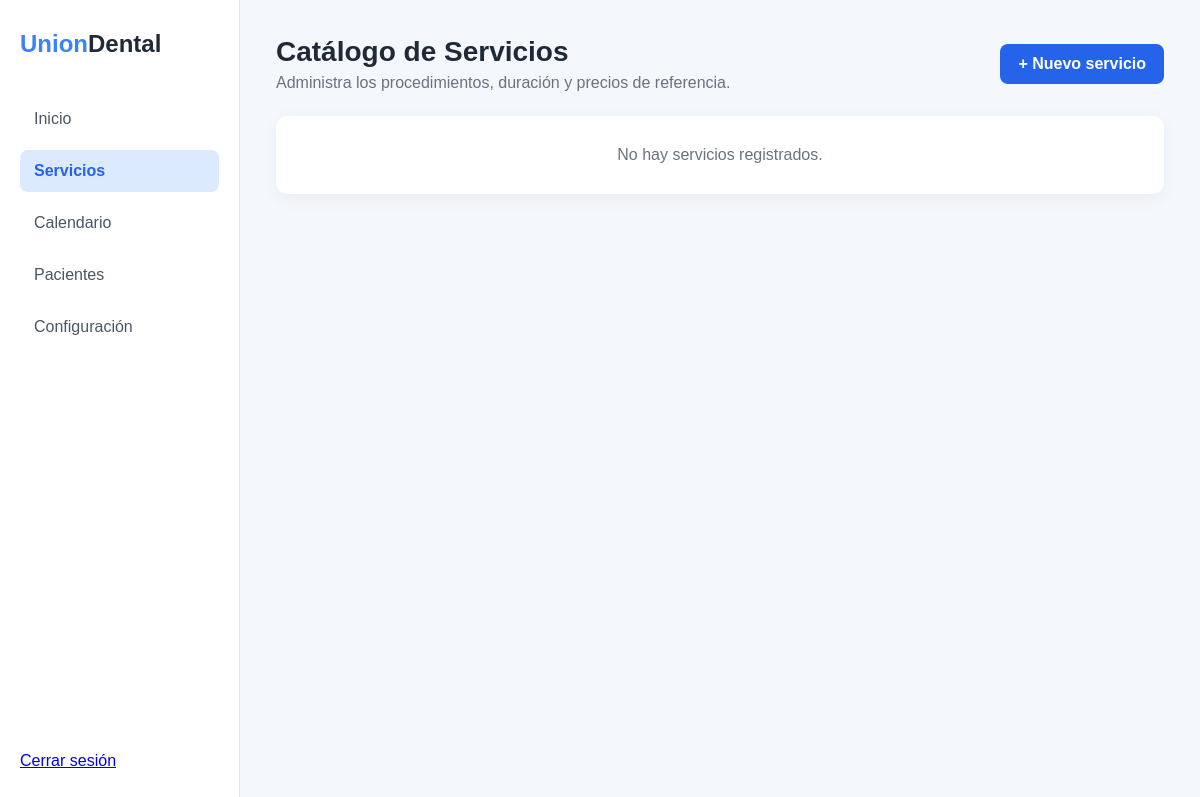
The page /src/public/index.php?url=servicio/index (signed in) on the database as committed earlier.
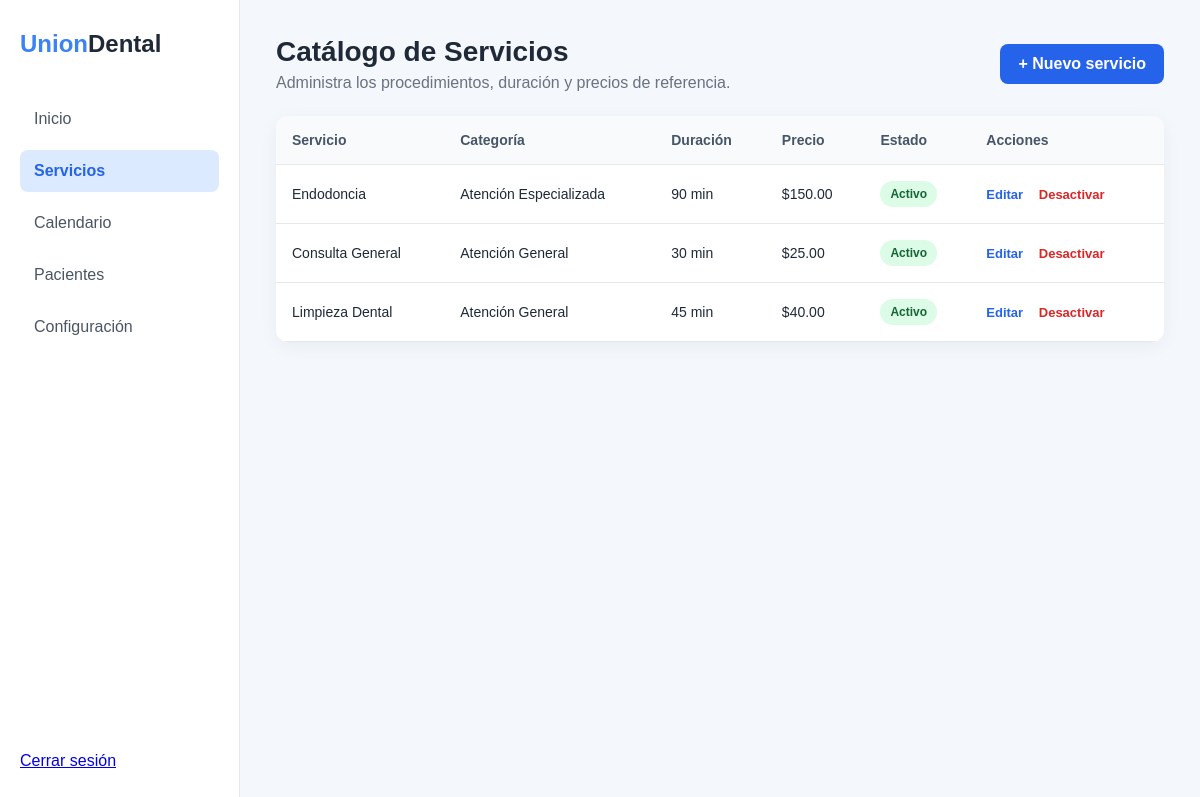
The same page on the database as committed later.
### tables this page shows
CREATE TABLE IF NOT EXISTS servicios (
    id_servicio INT AUTO_INCREMENT PRIMARY KEY,
    id_categoria INT NOT NULL,
    nombre VARCHAR(120) NOT NULL,
    descripcion TEXT NULL,
    duracion_minutos INT NOT NULL DEFAULT 30,
    precio_ref DECIMAL(10,2) NOT NULL DEFAULT 0.00,
    estado ENUM('activo', 'inactivo') DEFAULT 'activo',
    creado_en TIMESTAMP DEFAULT CURRENT_TIMESTAMP,
    CONSTRAINT fk_servicios_categorias FOREIGN KEY (id_categoria) REFERENCES categorias_servicio(id_categoria) ON UPDATE CASCADE
);

CREATE TABLE IF NOT EXISTS categorias_servicio (
    id_categoria INT AUTO_INCREMENT PRIMARY KEY,
    nombre VARCHAR(100) NOT NULL UNIQUE,
    descripcion TEXT NULL,
    estado ENUM('activo', 'inactivo') DEFAULT 'activo',
    creado_en TIMESTAMP DEFAULT CURRENT_TIMESTAMP
);

### src/config/Database.php (called while the page is built, shortened)
<?php
class Database {
    private static ?PDO $connection = null;
    public static function getConnection(): PDO {
        if (self::$connection === null) {
            $host = getenv('DB_HOST') ?: 'clinica_db';
            $port = getenv('DB_PORT') ?: '3306';
            $dbname = getenv('DB_NAME') ?: 'clinica_dental_db';
            $user = getenv('DB_USER') ?: 'clinica_user';
            $pass = getenv('DB_PASS') ?: 'Clinica2026!Pass';
            $dsn = "mysql:host={$host};port={$port};dbname={$dbname};charset=utf8mb4";
            $options = [
                PDO::ATTR_ERRMODE            => PDO::ERRMODE_EXCEPTION,
                PDO::ATTR_DEFAULT_FETCH_MODE => PDO::FETCH_ASSOC,
                PDO::ATTR_EMULATE_PREPARES   => false,
            ];
            try {
                self::$connection = new PDO($dsn, $user, $pass, $options);
            } catch (PDOException $e) {
                error_log("Error de conexión a la BD: " . $e->getMessage());
                die(json_encode([
                    'error' => true,
                    'message' => 'Error al conectar con la base de datos.'
                ]));
            }
        }
        return self::$connection;
    }
}

### src/controllers/ServicioController.php (called while the page is built, shortened)
<?php
require_once __DIR__ . '/../models/Servicio.php';
class ServicioController
{
    private Servicio $servicioModel;
    public function __construct()
    {
        $this->servicioModel = new Servicio();
    }
    public function index(): void
    {
        $servicios = $this->servicioModel->obtenerTodos();
        require __DIR__ . '/../views/servicios/index.php';
    }
}

### src/models/Servicio.php (called while the page is built, shortened)
<?php
class Servicio
{
    private PDO $db;
    public function __construct()
    {
        $this->db = Database::getConnection();
    }
    public function obtenerTodos(): array
    {
        $sql = "
            SELECT
                s.id_servicio,
                s.id_categoria,
                s.nombre,
                s.descripcion,
                s.duracion_minutos,
                s.precio_ref,
                s.estado,
                c.nombre AS categoria
            FROM servicios s
            INNER JOIN categorias_servicio c
                ON c.id_categoria = s.id_categoria
            ORDER BY c.nombre, s.nombre
        ";
        $stmt = $this->db->query($sql);
        return $stmt->fetchAll();
    }
}

### src/views/servicios/index.php (the view, shortened to what this page needs)
<!DOCTYPE html>
<html lang="es">
<head>
</head>
<body>
<div class="app">
    <aside class="sidebar">
        <div class="logo">
            <span>Union</span><span>Dental</span>
        </div>
        <nav class="menu">
            <a href="?url=home/index">Inicio</a>
            <a href="?url=servicio/index" class="active">Servicios</a>
            <a href="#">Calendario</a>
            <a href="#">Pacientes</a>
            <a href="#">Configuración</a>
        </nav>
        <div class="logout">
            <a href="#">Cerrar sesión</a>
        </div>
    </aside>
    <main class="main">
        <div class="header">
            <div>
                <h1>Catálogo de Servicios</h1>
                <p>Administra los procedimientos, duración y precios de referencia.</p>
            </div>
            <a href="?url=servicio/crear" class="btn-primary">
                + Nuevo servicio
            </a>
        </div>
        <div class="card">
            <?php if (empty($servicios)): ?>
                <div class="empty">
                    No hay servicios registrados.
                </div>
            <?php else: ?>
                <table>
                    <thead>
                        <tr>
                            <th>Servicio</th>
                            <th>Categoría</th>
                            <th>Duración</th>
                            <th>Precio</th>
                            <th>Estado</th>
                            <th>Acciones</th>
                        </tr>
                    </thead>
                    <tbody>
                    <?php foreach ($servicios as $servicio): ?>
                        <tr>
                            <td>
                                <?= htmlspecialchars($servicio['nombre']) ?>
                            </td>
                            <td>
                                <?= htmlspecialchars($servicio['categoria']) ?>
                            </td>
                            <td>
                                <?= (int) $servicio['duracion_minutos'] ?> min
                            </td>
                            <td>
                                $<?= number_format((float) $servicio['precio_ref'], 2) ?>
                            </td>
                            <td>
                                <span class="estado <?= htmlspecialchars($servicio['estado']) ?>">
                                    <?= ucfirst(htmlspecialchars($servicio['estado'])) ?>
                                </span>
                            </td>
                            <td class="acciones">
                                <a
                                    href="?url=servicio/editar/<?= (int) $servicio['id_servicio'] ?>"
                                    class="editar"
                                >
                                    Editar
                                </a>
                                <?php if ($servicio['estado'] === 'activo'): ?>
                                    <a
                                        href="?url=servicio/desactivar/<?= (int) $servicio['id_servicio'] ?>"
                                        class="desactivar"
                                        onclick="return confirm('¿Deseas desactivar este servicio?')"
                                    >
                                        Desactivar
                                    </a>
                                <?php endif; ?>
                            </td>
                        </tr>
                    <?php endforeach; ?>
                    </tbody>
                </table>
            <?php endif; ?>
        </div>
    </main>
</div>
</body>
</html>

### src/public/index.php (shortened to what this page needs)
<?php
require_once __DIR__ . '/../config/Database.php';
$url = $_GET['url'] ?? 'auth/login';
$url = filter_var(rtrim($url, '/'), FILTER_SANITIZE_URL);
$urlParts = explode('/', $url);
$controllerName = !empty($urlParts[0])
    ? ucfirst($urlParts[0]) . 'Controller'
    : 'HomeController';
$actionName = $urlParts[1] ?? 'index';
$params = array_map(
    function ($param) {
        return ctype_digit($param) ? (int) $param : $param;
    },
    array_slice($urlParts, 2)
);
$controllerFile = __DIR__ . '/../controllers/' . $controllerName . '.php';
if (file_exists($controllerFile)) {
    $controllerClass = "Controllers\\{$controllerName}";
    if (class_exists($controllerClass)) {
        $controller = new $controllerClass();
        if (method_exists($controller, $actionName)) {
            $controller->$actionName(...$params);
            exit;
        }
    }
}
?>

### src/views/servicios/index.php (style rules this page uses)
* { box-sizing: border-box; }
body { margin: 0; font-family: Arial, sans-serif; background: #f4f7fb; color: #1f2937; }
.app { display: flex; min-height: 100vh; }
.sidebar { width: 240px; background: #ffffff; border-right: 1px solid #e5e7eb; padding: 30px 20px; display: flex; flex-direction: column; }
.logo { font-size: 24px; font-weight: 700; margin-bottom: 40px; }
.logo span:first-child { color: #3b82f6; }
.logo span:last-child { color: #1f2937; }
.menu { display: flex; flex-direction: column; gap: 10px; }
.menu a { text-decoration: none; color: #4b5563; padding: 12px 14px; border-radius: 8px; transition: 0.2s; }
.menu a.active { background: #dbeafe; color: #2563eb; font-weight: 600; }
.logout { margin-top: auto; }
.main { flex: 1; padding: 36px; }
.header { display: flex; justify-content: space-between; align-items: center; margin-bottom: 24px; }
.header h1 { margin: 0; font-size: 28px; }
.header p { margin: 6px 0 0; color: #6b7280; }
.btn-primary { display: inline-block; background: #2563eb; color: white; text-decoration: none; padding: 11px 18px; border-radius: 8px; font-weight: 600; }
.card { background: white; border-radius: 12px; box-shadow: 0 4px 18px rgba(0, 0, 0, 0.05); overflow: hidden; }
table { width: 100%; border-collapse: collapse; }
thead { background: #f8fafc; }
th, td { padding: 16px; text-align: left; border-bottom: 1px solid #e5e7eb; }
th { font-size: 14px; color: #475569; }
td { font-size: 14px; }
.estado { display: inline-block; padding: 6px 10px; border-radius: 999px; font-size: 12px; font-weight: 600; }
.estado.activo { background: #dcfce7; color: #166534; }
.acciones a { text-decoration: none; margin-right: 12px; font-weight: 600; font-size: 13px; }
.editar { color: #2563eb; }
.desactivar { color: #dc2626; }
.empty { padding: 30px; text-align: center; color: #6b7280; }

Rows that differ between the two databases and show on the page:
added servicios: nombre "Endodoncia", id_categoria.nombre "Atención Especializada", duracion_minutos "90", precio_ref "150.00", estado "Activo"
added servicios: nombre "Consulta General", id_categoria.nombre "Atención General", duracion_minutos "30", precio_ref "25.00", estado "Activo"
added servicios: nombre "Limpieza Dental", id_categoria.nombre "Atención General", duracion_minutos "45", precio_ref "40.00", estado "Activo"
Other text that changed with them:
text no longer shown: "No hay servicios registrados."
text now shown: "Servicio Categoría Duración Precio Estado Acciones"
